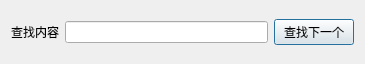
<?xml version="1.0" encoding="UTF-8"?>
<ui version="4.0">
 <class>FindDialog</class>
 <widget class="QDialog" name="FindDialog">
  <property name="geometry">
   <rect>
    <x>0</x>
    <y>0</y>
    <width>365</width>
    <height>64</height>
   </rect>
  </property>
  <property name="minimumSize">
   <size>
    <width>365</width>
    <height>64</height>
   </size>
  </property>
  <property name="maximumSize">
   <size>
    <width>365</width>
    <height>64</height>
   </size>
  </property>
  <property name="windowTitle">
   <string>查找</string>
  </property>
  <property name="modal">
   <bool>true</bool>
  </property>
  <layout class="QHBoxLayout" name="horizontalLayout">
   <item>
    <widget class="QLabel" name="label">
     <property name="text">
      <string>查找内容</string>
     </property>
    </widget>
   </item>
   <item>
    <widget class="QLineEdit" name="lineEdit"/>
   </item>
   <item>
    <widget class="QPushButton" name="pushButton">
     <property name="text">
      <string>查找下一个</string>
     </property>
    </widget>
   </item>
  </layout>
 </widget>
 <layoutdefault spacing="6" margin="11"/>
 <resources/>
 <connections/>
</ui>
